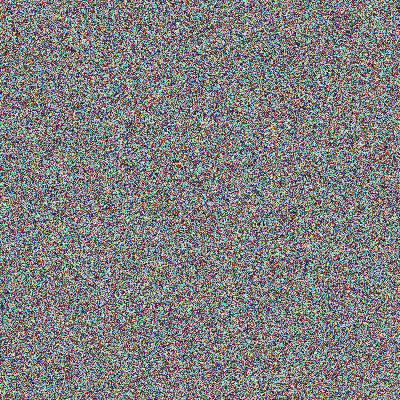
#> input picture src/Validations/imagens-criptografadas/caos_img.png, 400 x 400 px
$ python Entropia.py
#> lines starting #> are read from the running program, lines starting #| are printed output that depends on the picture
### src/modules/crypt_image.py
import numpy as np


# ======== Aplica XOR ========
def aplicar_xor_com_qrng(imagem_processada, matriz_qrng):
    if imagem_processada.shape[:2] != matriz_qrng.shape:
        raise ValueError("A imagem e a matriz QRNG devem ter o mesmo tamanho")
    if imagem_processada.ndim == 3 and imagem_processada.shape[2] == 3:
        xor_resultado = np.empty_like(imagem_processada, dtype=np.uint8)
        for canal in range(3):
            xor_resultado[:, :, canal] = np.bitwise_xor(imagem_processada[:, :, canal], matriz_qrng)
    else:
        xor_resultado = np.bitwise_xor(imagem_processada, matriz_qrng)
    return xor_resultado

# ======== Mapa Caótico ========
def logistic_map(size):
    r = 3.999
    x0 = 0.98892455322743
    x = x0
    seq = []
    for _ in range(size):
        x = r * x * (1 - x)
        seq.append(x)
    return np.array(seq)

# [13 lines left out: function aplicar_lm, not called in this run]


# [11 lines of commented-out code are left out]
def _diffuse_mod256(img: np.ndarray, ks2d: np.ndarray) -> np.ndarray:
    """
    Difusão simples: varredura raster com feedback.
    - img: uint8 HxW ou HxWx3
    - ks2d: uint8 HxW (keystream/matriz)
    Retorna uint8 com forte difusão.
    """
    if img.shape[:2] != ks2d.shape:
        raise ValueError("difusão: ks2d deve ter o mesmo HxW da imagem.")
    h, w = img.shape[:2]
    out = img.astype(np.uint16).copy()
    ks = ks2d.astype(np.uint16)

    if img.ndim == 2:
        prev = 0
        for y in range(h):
            for x in range(w):
                out[y, x] = (out[y, x] + ks[y, x] + prev) % 256
                prev = out[y, x]
        prev = 0
        for y in range(h-1, -1, -1):
            for x in range(w-1, -1, -1):
                out[y, x] = (out[y, x] + ks[y, x] + prev) % 256
                prev = out[y, x]
    else:
        C = img.shape[2]
        prev = np.zeros(C, dtype=np.uint16)
        for y in range(h):
            for x in range(w):
                out[y, x] = (out[y, x] + ks[y, x] + prev) % 256
                prev = out[y, x]
        prev = np.zeros(C, dtype=np.uint16)
        for y in range(h-1, -1, -1):
            for x in range(w-1, -1, -1):
                out[y, x] = (out[y, x] + ks[y, x] + prev) % 256
                prev = out[y, x]
    return out.astype(np.uint8)


def aplicar_confusao_difusao(imagem: np.ndarray, matriz_qrng: np.ndarray):
    """
    Mantém sua permutação caótica (confusão) e adiciona difusão com feedback.
    - Usa mesma sequência/índices para qualquer imagem do par (NPCR).
    - Usa matriz_qrng como keystream de difusão (uint8 HxW).
    """
    h, w = imagem.shape[:2]
    total = h * w

    # 1) Confusão (permutação) – exatamente sua lógica
    chaos_seq = logistic_map(total)
    indices = np.argsort(chaos_seq)
    if imagem.ndim == 3:
        canais = [imagem[:, :, c].flatten()[indices].reshape(h, w) for c in range(imagem.shape[2])]
        permutada = np.stack(canais, axis=2)
    else:
        permutada = imagem.flatten()[indices].reshape(h, w)

    ks = matriz_qrng
    if ks.dtype != np.uint8:
        ks = np.clip(ks, 0, 255).astype(np.uint8)

    cifrada = _diffuse_mod256(permutada, ks)
    return cifrada, chaos_seq, indices


# ======== Desfazer Mapa ========
# [24 lines left out: functions desfazer_lm, recuperar_imagem, not called in this run]

### src/Validations/Entropia.py
# upload_preprocess_e_matriz_entropy.py
from __future__ import annotations
from pathlib import Path
from tkinter import Tk, filedialog
import numpy as np
import cv2, sys
import matplotlib.pyplot as plt

# === resolver caminho para TCC/src e importar seus módulos ===
SRC_DIR = Path(__file__).resolve().parents[1]  # .../TCC/src
sys.path.insert(0, str(SRC_DIR))
from modules.crypt_image import aplicar_xor_com_qrng, aplicar_confusao_difusao

TARGET_SIZE = 400  # recorte central 400x400

# ---------- upload ----------
def pick_file(title: str, patterns="*.png;*.jpg;*.jpeg;*.bmp;*.tiff;*.npy") -> Path | None:
#> called with title = 'Selecione a IMAGEM', patterns = '*.png;*.jpg;*.jpeg;*.bmp;*.tiff'
    root = Tk(); root.withdraw()
    fpath = filedialog.askopenfilename(
        title=title,
        filetypes=[
            ("Arquivos suportados", patterns),
            ("Imagens", "*.png;*.jpg;*.jpeg;*.bmp;*.tiff"),
            ("NumPy array", "*.npy"),
            ("Todos", "*.*"),
        ],
    )
#> the answer given: imagens-criptografadas/caos_img.png
#> the answer given: imagens-criptografadas/imagem_1.png
    root.update(); root.destroy()
    return Path(fpath) if fpath else None

# ---------- IO / pré-processamento ----------
def load_image_color(path: Path) -> np.ndarray:
    bgr = cv2.imread(str(path), cv2.IMREAD_COLOR)
#> bgr is the input picture: shape (400, 400, 3); mean B, G, R 127.3, 127.2, 127.4
    if bgr is None:
        raise ValueError("Não foi possível abrir a imagem.")
    return cv2.cvtColor(bgr, cv2.COLOR_BGR2RGB)

def preprocess_image_center(img_rgb: np.ndarray, target: int = TARGET_SIZE) -> np.ndarray:
#> called with target = 400
    h, w = img_rgb.shape[:2]
#> h = 400; w = 400
    s = min(target, h, w)
#> s = 400
    y0 = (h - s) // 2
#> y0 = 0
    x0 = (w - s) // 2
#> x0 = 0
    return img_rgb[y0:y0+s, x0:x0+s]

def load_matrix(path: Path) -> np.ndarray:
    ext = path.suffix.lower()
    if ext == ".npy":
        arr = np.load(str(path), allow_pickle=False).squeeze()
        if not isinstance(arr, np.ndarray):
            raise ValueError("O arquivo .npy não contém um ndarray.")
        return arr
    gray = cv2.imread(str(path), cv2.IMREAD_GRAYSCALE)
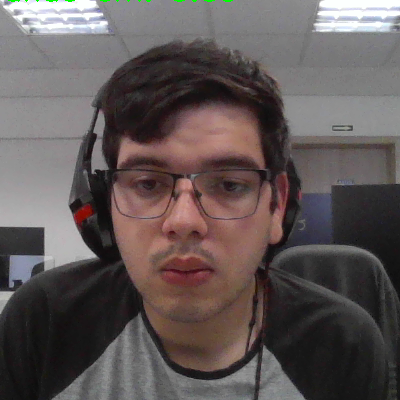
#> input picture src/Validations/imagens-criptografadas/imagem_1.png, 400 x 400 px
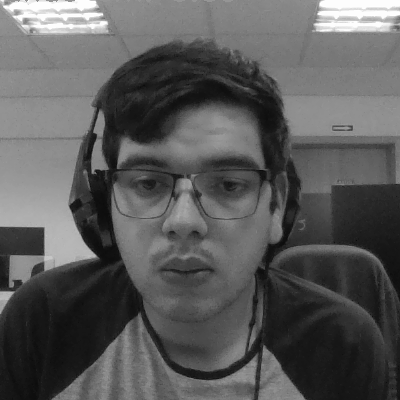
#> gray: shape (400, 400); min 8, max 255, mean 89.5
    if gray is None:
        raise ValueError("Não foi possível abrir a matriz/figura.")
    return gray

def to_u8(arr: np.ndarray) -> np.ndarray:
    if arr.dtype == np.uint8 and arr.min() >= 0 and arr.max() <= 255:
        return arr
    arr = arr.astype(np.float32)
    mn, mx = float(arr.min()), float(arr.max())
    if mx == mn:
        return np.zeros_like(arr, dtype=np.uint8)
    return np.clip((arr - mn) / (mx - mn) * 255.0, 0, 255).astype(np.uint8)

# ---------- Entropia (Shannon, bits/byte) ----------
def entropy_bits(img: np.ndarray) -> float:
    """Entropia de Shannon em bits/byte, sem converter para cinza e sem reescalar."""
    if img.dtype != np.uint8:
        img = np.clip(img, 0, 255).astype(np.uint8)
    data = img.reshape(-1)  # inclui todos os canais
    hist = np.bincount(data, minlength=256).astype(np.float64)
    total = hist.sum()
    if total == 0:
        return 0.0
    p = hist / total
    p = p[p > 0.0]
    return float(-np.sum(p * np.log2(p)))

# ---------- main ----------
def main():
    try:
        print("Selecione a IMAGEM para pré-processar")
        p_img = pick_file("Selecione a IMAGEM", "*.png;*.jpg;*.jpeg;*.bmp;*.tiff")
        if not p_img:
            print("Erro: nenhuma imagem selecionada.")
            return

        print("Selecione a MATRIZ (.npy ou imagem)")
        p_mat = pick_file("Selecione a MATRIZ (.npy ou imagem)")
        if not p_mat:
            print("Erro: nenhuma matriz selecionada.")
            return

        # imagem e corte central
        img = preprocess_image_center(load_image_color(p_img), TARGET_SIZE)

        # matriz
        mat = load_matrix(p_mat)
        if mat.ndim == 3:
            mat = to_u8(mat)[..., 0]
        if mat.shape[:2] != img.shape[:2]:
            print("Erro: matriz e imagem com tamanhos diferentes.")
            return
        mat = to_u8(mat)

        # N execuções com PERTURBAÇÃO de 1 pixel na imagem
        n = int(input("Quantas repetições deseja para o teste de Entropia? "))
#> the answer given: 3

        vals = []
        for i in range(1, n + 1):
            img_pert = img.copy()
            y = np.random.randint(0, img.shape[0]); x = np.random.randint(0, img.shape[1])
            if img.ndim == 3:
                img_pert[y, x] = np.random.randint(0, 256, size=img.shape[2], dtype=np.uint8)
            else:
                img_pert[y, x] = np.random.randint(0, 256, dtype=np.uint8)

            # >>> usa a IMAGEM PERTURBADA <<<
            xor_img = aplicar_xor_com_qrng(img_pert, mat)
            cifrada, _, _ = aplicar_confusao_difusao(xor_img, mat)

            H = entropy_bits(cifrada)
            vals.append(H)
            print(f"{i:02d} -- Entropia = {H:.4f} bits")
#> this loop made 3 passes
#| 01 -- Entropia = 7.9996 bits
#| 02 -- Entropia = 7.9996 bits
#| 03 -- Entropia = 7.9996 bits
#> pass 1, in main, `xor_img = aplicar_xor_com_qrng(img_pert, mat)`:
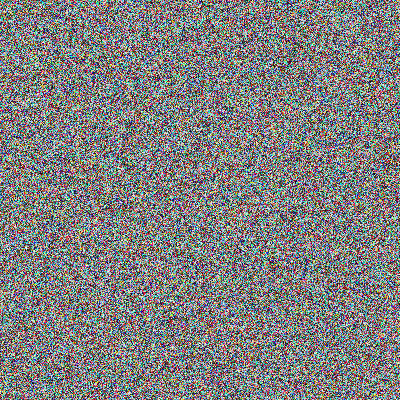
#> xor_img: shape (400, 400, 3); mean R, G, B 127.7, 127.5, 127.3
#> pass 1, in aplicar_confusao_difusao, `permutada = np.stack(canais, axis=2)`:
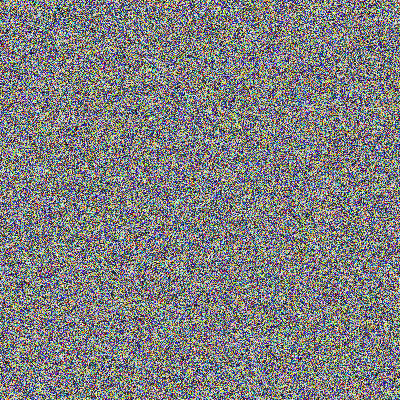
#> permutada: shape (400, 400, 3); mean of channels 0, 1, 2 127.7, 127.5, 127.3; drawn as B, G, R
#> after the loop:
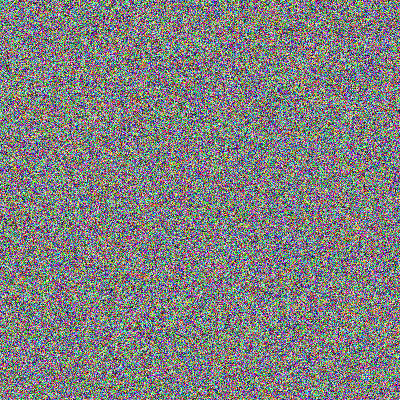
#> cifrada: shape (400, 400, 3); mean R, G, B 127.7, 127.8, 127.5
#> after the loop, vals = [8, 8, 8]

        vals = np.array(vals, dtype=np.float64)
        mean_v = float(vals.mean())
#> mean_v = 8
        min_v  = float(vals.min())
#> min_v = 8
        max_v  = float(vals.max())
#> max_v = 8
        print(f"\nMédia da Entropia ({n} execuções): {mean_v:.4f} bits")
#| Média da Entropia (3 execuções): 7.9996 bits
        print(f"Valor mínimo: {min_v:.4f} bits")
#| Valor mínimo: 7.9996 bits
        print(f"Valor máximo: {max_v:.4f} bits")
#| Valor máximo: 7.9996 bits

        # --------- GRÁFICO DE LINHAS ---------
        plt.figure(figsize=(10,5))
        plt.plot(vals, marker="o", markersize=3, linestyle="-")
        plt.xlabel("Execução")
        plt.ylabel("Entropia (bits)")
        # plt.ylim(7.8, 8.01)  # opcional: desscomente para fixar a escala
        plt.title(f"Entropia ao longo de {n} interações em QRNG Simulado\nMédia={mean_v:.4f} | Min={min_v:.4f} | Max={max_v:.4f}")
        plt.grid(True, linestyle="--", alpha=0.6)
        plt.tight_layout()
        plt.show()
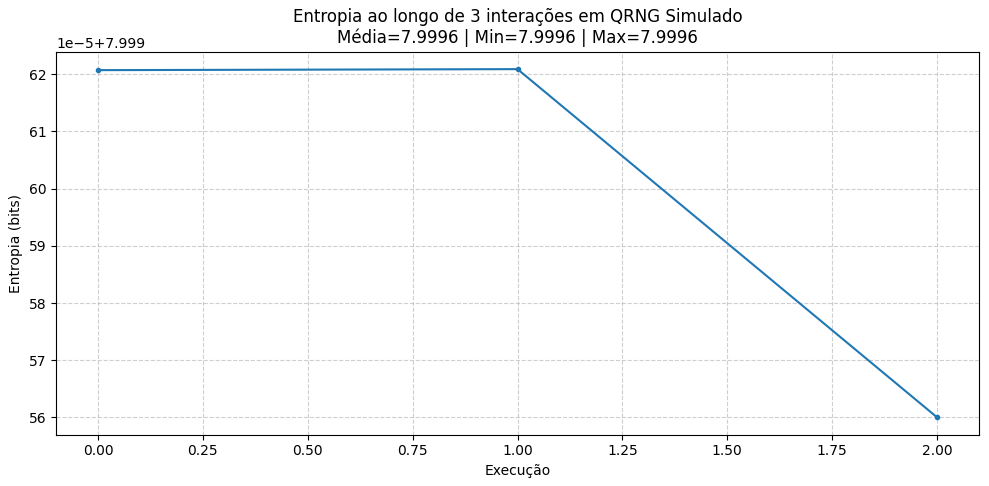
#> figure drawn by matplotlib, 1 panel

    except Exception as e:
        print(f"Erro: {e}")

if __name__ == "__main__":
    main()
